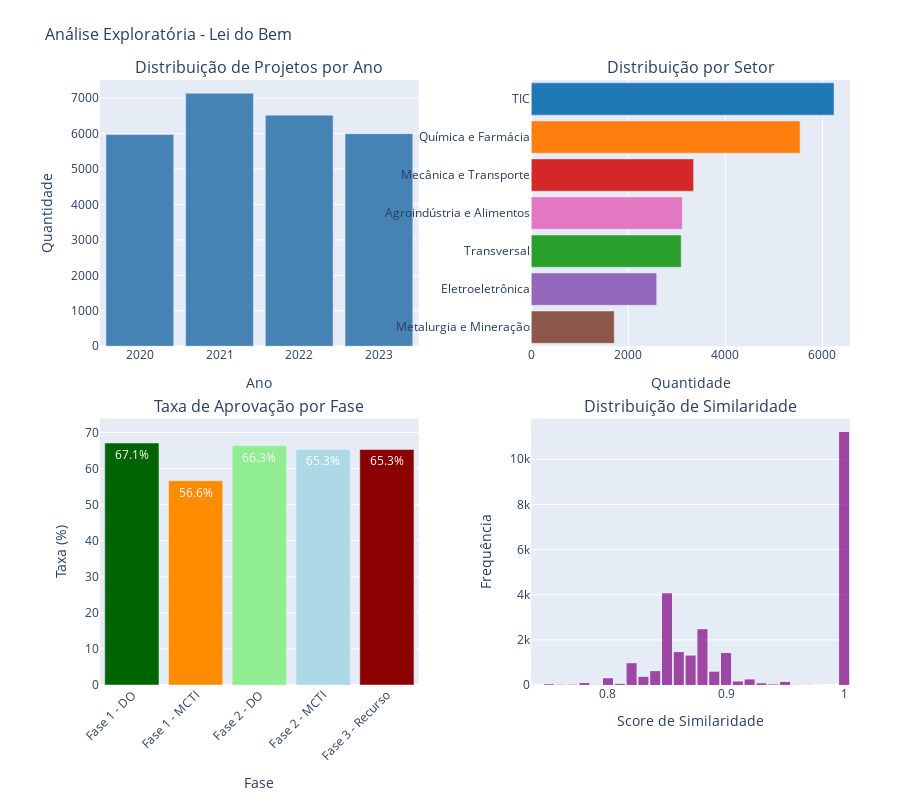

The code cell stored with this chart in its notebook:
### Markdown cell above
#### Visão Geral do Dataset
A análise abrange 25.714 projetos submetidos à Lei do Bem no período de 2020 a 2023, permitindo uma compreensão abrangente dos padrões de submissão e avaliação durante este quadriênio. Os dados revelam tanto a evolução temporal quanto as características estruturais do programa de incentivo à inovação.

#### Distribuição Temporal
O gráfico superior esquerdo demonstra relativa estabilidade no volume de projetos ao longo do período analisado. Após um volume inicial de aproximadamente 6.000 projetos em 2020, observa-se um pico em 2021 com cerca de 7.000 projetos, seguido de leve retração em 2022 (6.500 projetos) e estabilização em 2023 (6.000 projetos). Esta flutuação de aproximadamente 15% entre o pico e o vale sugere maturidade do programa, sem crescimento ou declínio acentuados.

#### Concentração Setorial
A distribuição setorial evidencia forte concentração em TIC, que representa aproximadamente 6.000 projetos - cerca de 23% do total analisado. Química e Farmácia ocupa a segunda posição com 5.000 projetos (19%), seguida por Mecânica e Transporte, Agroindústria e Alimentos, e Transversal, cada um com aproximadamente 3.000 projetos. Eletroeletrônica e Metalurgia e Mineração apresentam os menores volumes, com cerca de 2.500 e 1.500 projetos respectivamente. Esta distribuição desigual reflete tanto a natureza dos setores econômicos brasileiros quanto sua propensão a investimentos em P&D.

#### Taxas de Aprovação por Fase
O gráfico inferior esquerdo revela dinâmica interessante entre as fases de avaliação. A Fase 1 DO apresenta a maior taxa de aprovação (67.1%), indicando que os pesquisadores ad hoc tendem a uma avaliação mais favorável. A Fase 1 MCTI mostra taxa mais restritiva (56.6%), confirmando maior rigor dos analistas ministeriais na primeira avaliação. As fases subsequentes - Fase 2 DO e MCTI da contestação, e Fase 3 Recurso - mantêm taxas entre 65-66%, sugerindo critérios mais uniformes nas reavaliações.

#### Padrão de Similaridade
O histograma de similaridade revela distribuição bimodal peculiar: concentração significativa em scores próximos a 1.0 (projetos quase idênticos) e grupo substancial entre 0.85-0.90. Esta distribuição sugere que muitos projetos submetidos são variações incrementais de propostas anteriores ou compartilham características técnicas muito similares, levantando questões sobre a originalidade e diversidade das inovações propostas.
Estes padrões iniciais estabelecem o contexto fundamental para as análises subsequentes de consistência, divergência e eficácia do processo avaliativo.

### Code cell
# CHUNK 4: Análise Exploratória Inicial

# Criar visualizações exploratórias
fig = make_subplots(
    rows=2, cols=2,
    subplot_titles=('Distribuição de Projetos por Ano', 
                    'Distribuição por Setor',
                    'Taxa de Aprovação por Fase', 
                    'Distribuição de Similaridade'),
    specs=[[{'type': 'bar'}, {'type': 'bar'}],
           [{'type': 'bar'}, {'type': 'histogram'}]],
    horizontal_spacing=0.15,  # Aumentar espaço entre colunas
    vertical_spacing=0.12
)

# 1. Projetos por ano
projetos_por_ano = df.groupby('ano_referencia').size()
fig.add_trace(
    go.Bar(x=projetos_por_ano.index, y=projetos_por_ano.values, 
           name='Projetos', marker_color='steelblue',
           showlegend=False),
    row=1, col=1
)

# 2. Projetos por setor - com ajuste de labels
projetos_por_setor = df.groupby('setor').size().sort_values(ascending=True)
fig.add_trace(
    go.Bar(x=projetos_por_setor.values, y=projetos_por_setor.index,
           orientation='h', name='Setor',
           marker_color=[CORES_SETORES.get(s, 'gray') for s in projetos_por_setor.index],
           showlegend=False),
    row=1, col=2
)

# 3. Taxa de aprovação por fase - INCLUINDO TODAS AS FASES
fases = {
    'Fase 1 - DO': 'do_resultado_analise',
    'Fase 1 - MCTI': 'p_resultado_analise',
    'Fase 2 - DO': 'do_c_resultado_analise',
    'Fase 2 - MCTI': 'p_c_resultado_analise',
    'Fase 3 - Recurso': 'ra_resultado_analise'
}

taxas_aprovacao = []
for fase, coluna in fases.items():
    if coluna in df.columns:
        total = df[coluna].notna().sum()
        aprovados = (df[coluna] == 'Recomendado').sum()
        if total > 0:
            taxas_aprovacao.append({
                'Fase': fase,
                'Taxa': (aprovados / total) * 100,
                'Total': total
            })

taxas_df = pd.DataFrame(taxas_aprovacao)

# Criar gráfico de barras com valores bem visíveis
fig.add_trace(
    go.Bar(
        x=taxas_df['Fase'], 
        y=taxas_df['Taxa'],
        text=[f'{t:.1f}%' for t in taxas_df['Taxa']],
        textposition='auto',
        textfont=dict(size=12, color='white'),
        marker_color=['darkgreen', 'darkorange', 'lightgreen', 'lightblue', 'darkred'],
        showlegend=False
    ),
    row=2, col=1
)

# 4. Distribuição de similaridade
fig.add_trace(
    go.Histogram(x=df['similaridade_score'], nbinsx=30,
                 marker_color='purple', opacity=0.7,
                 showlegend=False),
    row=2, col=2
)

# Configurações do layout
fig.update_layout(
    height=800, 
    showlegend=False,
    title_text="Análise Exploratória - Lei do Bem",
    title_font_size=16
)

# Ajustar eixos
fig.update_xaxes(title_text="Ano", row=1, col=1)
fig.update_xaxes(title_text="Quantidade", row=1, col=2)
fig.update_xaxes(title_text="Fase", row=2, col=1, tickangle=-45)
fig.update_xaxes(title_text="Score de Similaridade", row=2, col=2)

fig.update_yaxes(title_text="Quantidade", row=1, col=1)
fig.update_yaxes(title_text="", row=1, col=2)  # Remover título do eixo Y para dar mais espaço
fig.update_yaxes(title_text="Taxa (%)", row=2, col=1, range=[0, max(taxas_df['Taxa']) * 1.1])
fig.update_yaxes(title_text="Frequência", row=2, col=2)

# Ajustar margens para evitar sobreposição
fig.update_layout(
    margin=dict(l=100, r=50, t=80, b=80),
    bargap=0.15
)

fig.show()

# Estatísticas descritivas
print("\n📊 Estatísticas Gerais:")
print(f"Total de projetos: {len(df):,}")
print(f"Média de projetos por grupo similar: {df.groupby('grupo_id_final').size().mean():.1f}")
print(f"Taxa geral de aprovação (decisão final): {(df['decisao_final'] == 'Recomendado').mean():.1%}")
print(f"Taxa de projetos que foram para contestação: {df['teve_contestacao'].mean():.1%}")
print(f"Taxa de projetos que foram para recurso: {df['teve_recurso'].mean():.1%}")

# Estatísticas detalhadas por fase
print("\n📈 Taxas de Aprovação Detalhadas:")
for fase, coluna in fases.items():
    if coluna in df.columns:
        total = df[coluna].notna().sum()
        if total > 0:
            taxa = (df[coluna] == 'Recomendado').mean() * 100
            print(f"  {fase}: {taxa:.1f}% ({total:,} avaliações)")
        else:
            print(f"  {fase}: Sem dados")

### Figure 1 — Plotly figure (JSON) as saved in the notebook; plotly's stock layout.template omitted (floating-point values rounded to 4 significant figures; data arrays with more than 128 entries replaced by an {"elided": "..."} marker saying what was removed)
{"data": [{"marker": {"color": "steelblue"}, "name": "Projetos", "showlegend": false, "type": "bar", "x": [2020.0, 2021.0, 2022.0, 2023.0], "xaxis": "x", "y": [5971, 7134, 6518, 5996], "yaxis": "y"}, {"marker": {"color": ["#8c564b", "#9467bd", "#2ca02c", "#e377c2", "#d62728", "#ff7f0e", "#1f77b4"]}, "name": "Setor", "orientation": "h", "showlegend": false, "type": "bar", "x": [1710, 2584, 3089, 3113, 3345, 5539, 6239], "xaxis": "x2", "y": ["Metalurgia e Mineração", "Eletroeletrônica", "Transversal", "Agroindústria e Alimentos", "Mecânica e Transporte", "Química e Farmácia", "TIC"], "yaxis": "y2"}, {"marker": {"color": ["darkgreen", "darkorange", "lightgreen", "lightblue", "darkred"]}, "showlegend": false, "text": ["67.1%", "56.6%", "66.3%", "65.3%", "65.3%"], "textfont": {"color": "white", "size": 12}, "textposition": "auto", "type": "bar", "x": ["Fase 1 - DO", "Fase 1 - MCTI", "Fase 2 - DO", "Fase 2 - MCTI", "Fase 3 - Recurso"], "xaxis": "x3", "y": [67.09, 56.64, 66.33, 65.29, 65.29], "yaxis": "y3"}, {"marker": {"color": "purple"}, "nbinsx": 30, "opacity": 0.7, "showlegend": false, "type": "histogram", "x": {"elided": "25619 float values"}, "xaxis": "x4", "yaxis": "y4"}], "layout": {"annotations": [{"font": {"size": 16}, "showarrow": false, "text": "Distribuição de Projetos por Ano", "x": 0.2125, "xanchor": "center", "xref": "paper", "y": 1, "yanchor": "bottom", "yref": "paper"}, {"font": {"size": 16}, "showarrow": false, "text": "Distribuição por Setor", "x": 0.7875, "xanchor": "center", "xref": "paper", "y": 1, "yanchor": "bottom", "yref": "paper"}, {"font": {"size": 16}, "showarrow": false, "text": "Taxa de Aprovação por Fase", "x": 0.2125, "xanchor": "center", "xref": "paper", "y": 0.44, "yanchor": "bottom", "yref": "paper"}, {"font": {"size": 16}, "showarrow": false, "text": "Distribuição de Similaridade", "x": 0.7875, "xanchor": "center", "xref": "paper", "y": 0.44, "yanchor": "bottom", "yref": "paper"}], "bargap": 0.15, "height": 800, "margin": {"b": 80, "l": 100, "r": 50, "t": 80}, "showlegend": false, "title": {"font": {"size": 16}, "text": "Análise Exploratória - Lei do Bem"}, "xaxis": {"anchor": "y", "domain": [0, 0.425], "title": {"text": "Ano"}}, "xaxis2": {"anchor": "y2", "domain": [0.575, 1], "title": {"text": "Quantidade"}}, "xaxis3": {"anchor": "y3", "domain": [0, 0.425], "tickangle": -45, "title": {"text": "Fase"}}, "xaxis4": {"anchor": "y4", "domain": [0.575, 1], "title": {"text": "Score de Similaridade"}}, "yaxis": {"anchor": "x", "domain": [0.56, 1], "title": {"text": "Quantidade"}}, "yaxis2": {"anchor": "x2", "domain": [0.56, 1], "title": {"text": ""}}, "yaxis3": {"anchor": "x3", "domain": [0, 0.44], "range": [0, 73.8], "title": {"text": "Taxa (%)"}}, "yaxis4": {"anchor": "x4", "domain": [0, 0.44], "title": {"text": "Frequência"}}}}
